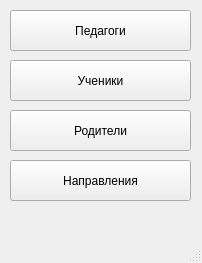
<?xml version="1.0" encoding="UTF-8"?>
<ui version="4.0">
 <class>MainWindow</class>
 <widget class="QMainWindow" name="MainWindow">
  <property name="geometry">
   <rect>
    <x>0</x>
    <y>0</y>
    <width>202</width>
    <height>263</height>
   </rect>
  </property>
  <property name="windowTitle">
   <string>MainWindow</string>
  </property>
  <widget class="QWidget" name="centralwidget">
   <widget class="QPushButton" name="teachers">
    <property name="geometry">
     <rect>
      <x>10</x>
      <y>10</y>
      <width>181</width>
      <height>41</height>
     </rect>
    </property>
    <property name="text">
     <string>Педагоги</string>
    </property>
   </widget>
   <widget class="QPushButton" name="students">
    <property name="geometry">
     <rect>
      <x>10</x>
      <y>60</y>
      <width>181</width>
      <height>41</height>
     </rect>
    </property>
    <property name="text">
     <string>Ученики</string>
    </property>
   </widget>
   <widget class="QPushButton" name="directions">
    <property name="geometry">
     <rect>
      <x>10</x>
      <y>160</y>
      <width>181</width>
      <height>41</height>
     </rect>
    </property>
    <property name="text">
     <string>Направления</string>
    </property>
   </widget>
   <widget class="QPushButton" name="parents">
    <property name="geometry">
     <rect>
      <x>10</x>
      <y>110</y>
      <width>181</width>
      <height>41</height>
     </rect>
    </property>
    <property name="text">
     <string>Родители</string>
    </property>
   </widget>
  </widget>
  <widget class="QMenuBar" name="menubar">
   <property name="geometry">
    <rect>
     <x>0</x>
     <y>0</y>
     <width>202</width>
     <height>26</height>
    </rect>
   </property>
  </widget>
  <widget class="QStatusBar" name="statusbar"/>
 </widget>
 <resources/>
 <connections/>
</ui>
